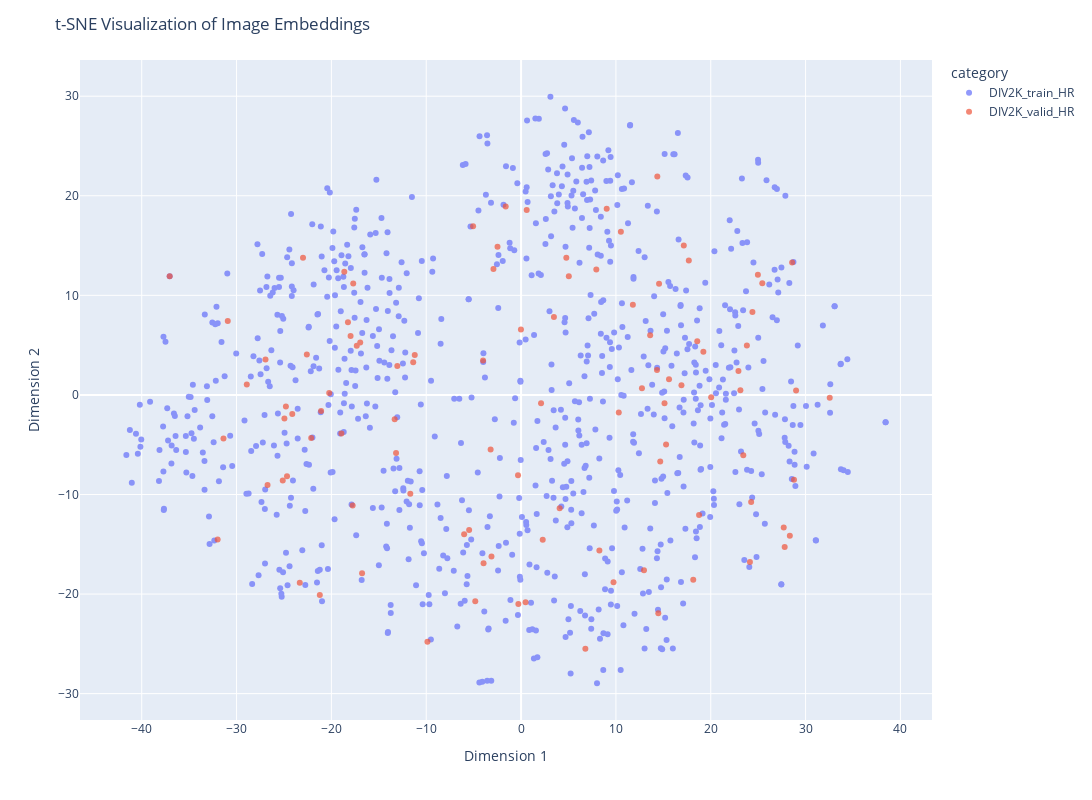

Here is the notebook cell this chart was saved with:
### Markdown cell above
## Why do similar images have close images?
- Preservation of Local structure: TSNE aims to preserve the local structure of the high-dimensional data in the 2D map. This means that imageas that are close \
in the high-dimensional space are also close in the 2D representation
- High Probability of being neighbors: TSNE assigns higher probabilites to pairs of points that are similar and places them closer together in the 2D space.

### Code cell
# Create the interactive plot
fig = px.scatter(
    df, 
    x='x', 
    y='y', 
    color='category',
    hover_data={'path': True, 'x': False, 'y': False}
)

# Add hover template to show path, x, and y coordinates
fig.update_traces(
    hovertemplate="<br>".join([
        "Path: %{customdata[0]}",
        "x: %{x}",
        "y: %{y}"
    ]),
    opacity = 0.7 # alpha value 
)

fig.update_layout(
    title='t-SNE Visualization of Image Embeddings',
    xaxis_title='Dimension 1',
    yaxis_title='Dimension 2',
    width=1200,
    height=800
)

fig.show()

### Figure 1 — Plotly figure (JSON) as saved in the notebook; plotly's stock layout.template omitted (floating-point values rounded to 4 significant figures; data arrays with more than 128 entries replaced by an {"elided": "..."} marker saying what was removed)
{"data": [{"customdata": {"elided": "801x1 str values"}, "hovertemplate": "Path: %{customdata[0]}<br>x: %{x}<br>y: %{y}", "legendgroup": "DIV2K_train_HR", "marker": {"color": "#636efa", "symbol": "circle"}, "mode": "markers", "name": "DIV2K_train_HR", "opacity": 0.7, "orientation": "v", "showlegend": true, "type": "scatter", "x": {"elided": "801 float values"}, "xaxis": "x", "y": {"elided": "801 float values"}, "yaxis": "y"}, {"customdata": [["C:\\Users\\lucas\\OneDrive - Hochschule Düsseldorf\\Uni_Drive\\DIV2k\\DIV2K_valid_HR\\DIV2K_valid_HR\\0801.png"], ["C:\\Users\\lucas\\OneDrive - Hochschule Düsseldorf\\Uni_Drive\\DIV2k\\DIV2K_valid_HR\\DIV2K_valid_HR\\0802.png"], ["C:\\Users\\lucas\\OneDrive - Hochschule Düsseldorf\\Uni_Drive\\DIV2k\\DIV2K_valid_HR\\DIV2K_valid_HR\\0803.png"], ["C:\\Users\\lucas\\OneDrive - Hochschule Düsseldorf\\Uni_Drive\\DIV2k\\DIV2K_valid_HR\\DIV2K_valid_HR\\0804.png"], ["C:\\Users\\lucas\\OneDrive - Hochschule Düsseldorf\\Uni_Drive\\DIV2k\\DIV2K_valid_HR\\DIV2K_valid_HR\\0805.png"], ["C:\\Users\\lucas\\OneDrive - Hochschule Düsseldorf\\Uni_Drive\\DIV2k\\DIV2K_valid_HR\\DIV2K_valid_HR\\0806.png"], ["C:\\Users\\lucas\\OneDrive - Hochschule Düsseldorf\\Uni_Drive\\DIV2k\\DIV2K_valid_HR\\DIV2K_valid_HR\\0807.png"], ["C:\\Users\\lucas\\OneDrive - Hochschule Düsseldorf\\Uni_Drive\\DIV2k\\DIV2K_valid_HR\\DIV2K_valid_HR\\0808.png"], ["C:\\Users\\lucas\\OneDrive - Hochschule Düsseldorf\\Uni_Drive\\DIV2k\\DIV2K_valid_HR\\DIV2K_valid_HR\\0809.png"], ["C:\\Users\\lucas\\OneDrive - Hochschule Düsseldorf\\Uni_Drive\\DIV2k\\DIV2K_valid_HR\\DIV2K_valid_HR\\0810.png"], ["C:\\Users\\lucas\\OneDrive - Hochschule Düsseldorf\\Uni_Drive\\DIV2k\\DIV2K_valid_HR\\DIV2K_valid_HR\\0811.png"], ["C:\\Users\\lucas\\OneDrive - Hochschule Düsseldorf\\Uni_Drive\\DIV2k\\DIV2K_valid_HR\\DIV2K_valid_HR\\0812.png"], ["C:\\Users\\lucas\\OneDrive - Hochschule Düsseldorf\\Uni_Drive\\DIV2k\\DIV2K_valid_HR\\DIV2K_valid_HR\\0813.png"], ["C:\\Users\\lucas\\OneDrive - Hochschule Düsseldorf\\Uni_Drive\\DIV2k\\DIV2K_valid_HR\\DIV2K_valid_HR\\0814.png"], ["C:\\Users\\lucas\\OneDrive - Hochschule Düsseldorf\\Uni_Drive\\DIV2k\\DIV2K_valid_HR\\DIV2K_valid_HR\\0815.png"], ["C:\\Users\\lucas\\OneDrive - Hochschule Düsseldorf\\Uni_Drive\\DIV2k\\DIV2K_valid_HR\\DIV2K_valid_HR\\0816.png"], ["C:\\Users\\lucas\\OneDrive - Hochschule Düsseldorf\\Uni_Drive\\DIV2k\\DIV2K_valid_HR\\DIV2K_valid_HR\\0817.png"], ["C:\\Users\\lucas\\OneDrive - Hochschule Düsseldorf\\Uni_Drive\\DIV2k\\DIV2K_valid_HR\\DIV2K_valid_HR\\0818.png"], ["C:\\Users\\lucas\\OneDrive - Hochschule Düsseldorf\\Uni_Drive\\DIV2k\\DIV2K_valid_HR\\DIV2K_valid_HR\\0819.png"], ["C:\\Users\\lucas\\OneDrive - Hochschule Düsseldorf\\Uni_Drive\\DIV2k\\DIV2K_valid_HR\\DIV2K_valid_HR\\0820.png"], ["C:\\Users\\lucas\\OneDrive - Hochschule Düsseldorf\\Uni_Drive\\DIV2k\\DIV2K_valid_HR\\DIV2K_valid_HR\\0821.png"], ["C:\\Users\\lucas\\OneDrive - Hochschule Düsseldorf\\Uni_Drive\\DIV2k\\DIV2K_valid_HR\\DIV2K_valid_HR\\0822.png"], ["C:\\Users\\lucas\\OneDrive - Hochschule Düsseldorf\\Uni_Drive\\DIV2k\\DIV2K_valid_HR\\DIV2K_valid_HR\\0823.png"], ["C:\\Users\\lucas\\OneDrive - Hochschule Düsseldorf\\Uni_Drive\\DIV2k\\DIV2K_valid_HR\\DIV2K_valid_HR\\0824.png"], ["C:\\Users\\lucas\\OneDrive - Hochschule Düsseldorf\\Uni_Drive\\DIV2k\\DIV2K_valid_HR\\DIV2K_valid_HR\\0825.png"], ["C:\\Users\\lucas\\OneDrive - Hochschule Düsseldorf\\Uni_Drive\\DIV2k\\DIV2K_valid_HR\\DIV2K_valid_HR\\0826.png"], ["C:\\Users\\lucas\\OneDrive - Hochschule Düsseldorf\\Uni_Drive\\DIV2k\\DIV2K_valid_HR\\DIV2K_valid_HR\\0827.png"], ["C:\\Users\\lucas\\OneDrive - Hochschule Düsseldorf\\Uni_Drive\\DIV2k\\DIV2K_valid_HR\\DIV2K_valid_HR\\0828.png"], ["C:\\Users\\lucas\\OneDrive - Hochschule Düsseldorf\\Uni_Drive\\DIV2k\\DIV2K_valid_HR\\DIV2K_valid_HR\\0829.png"], ["C:\\Users\\lucas\\OneDrive - Hochschule Düsseldorf\\Uni_Drive\\DIV2k\\DIV2K_valid_HR\\DIV2K_valid_HR\\0830.png"], ["C:\\Users\\lucas\\OneDrive - Hochschule Düsseldorf\\Uni_Drive\\DIV2k\\DIV2K_valid_HR\\DIV2K_valid_HR\\0831.png"], ["C:\\Users\\lucas\\OneDrive - Hochschule Düsseldorf\\Uni_Drive\\DIV2k\\DIV2K_valid_HR\\DIV2K_valid_HR\\0832.png"], ["C:\\Users\\lucas\\OneDrive - Hochschule Düsseldorf\\Uni_Drive\\DIV2k\\DIV2K_valid_HR\\DIV2K_valid_HR\\0833.png"], ["C:\\Users\\lucas\\OneDrive - Hochschule Düsseldorf\\Uni_Drive\\DIV2k\\DIV2K_valid_HR\\DIV2K_valid_HR\\0834.png"], ["C:\\Users\\lucas\\OneDrive - Hochschule Düsseldorf\\Uni_Drive\\DIV2k\\DIV2K_valid_HR\\DIV2K_valid_HR\\0835.png"], ["C:\\Users\\lucas\\OneDrive - Hochschule Düsseldorf\\Uni_Drive\\DIV2k\\DIV2K_valid_HR\\DIV2K_valid_HR\\0836.png"], ["C:\\Users\\lucas\\OneDrive - Hochschule Düsseldorf\\Uni_Drive\\DIV2k\\DIV2K_valid_HR\\DIV2K_valid_HR\\0837.png"], ["C:\\Users\\lucas\\OneDrive - Hochschule Düsseldorf\\Uni_Drive\\DIV2k\\DIV2K_valid_HR\\DIV2K_valid_HR\\0838.png"], ["C:\\Users\\lucas\\OneDrive - Hochschule Düsseldorf\\Uni_Drive\\DIV2k\\DIV2K_valid_HR\\DIV2K_valid_HR\\0839.png"], ["C:\\Users\\lucas\\OneDrive - Hochschule Düsseldorf\\Uni_Drive\\DIV2k\\DIV2K_valid_HR\\DIV2K_valid_HR\\0840.png"], ["C:\\Users\\lucas\\OneDrive - Hochschule Düsseldorf\\Uni_Drive\\DIV2k\\DIV2K_valid_HR\\DIV2K_valid_HR\\0841.png"], ["C:\\Users\\lucas\\OneDrive - Hochschule Düsseldorf\\Uni_Drive\\DIV2k\\DIV2K_valid_HR\\DIV2K_valid_HR\\0842.png"], ["C:\\Users\\lucas\\OneDrive - Hochschule Düsseldorf\\Uni_Drive\\DIV2k\\DIV2K_valid_HR\\DIV2K_valid_HR\\0843.png"], ["C:\\Users\\lucas\\OneDrive - Hochschule Düsseldorf\\Uni_Drive\\DIV2k\\DIV2K_valid_HR\\DIV2K_valid_HR\\0844.png"], ["C:\\Users\\lucas\\OneDrive - Hochschule Düsseldorf\\Uni_Drive\\DIV2k\\DIV2K_valid_HR\\DIV2K_valid_HR\\0845.png"], ["C:\\Users\\lucas\\OneDrive - Hochschule Düsseldorf\\Uni_Drive\\DIV2k\\DIV2K_valid_HR\\DIV2K_valid_HR\\0846.png"], ["C:\\Users\\lucas\\OneDrive - Hochschule Düsseldorf\\Uni_Drive\\DIV2k\\DIV2K_valid_HR\\DIV2K_valid_HR\\0847.png"], ["C:\\Users\\lucas\\OneDrive - Hochschule Düsseldorf\\Uni_Drive\\DIV2k\\DIV2K_valid_HR\\DIV2K_valid_HR\\0848.png"], ["C:\\Users\\lucas\\OneDrive - Hochschule Düsseldorf\\Uni_Drive\\DIV2k\\DIV2K_valid_HR\\DIV2K_valid_HR\\0849.png"], ["C:\\Users\\lucas\\OneDrive - Hochschule Düsseldorf\\Uni_Drive\\DIV2k\\DIV2K_valid_HR\\DIV2K_valid_HR\\0850.png"], ["C:\\Users\\lucas\\OneDrive - Hochschule Düsseldorf\\Uni_Drive\\DIV2k\\DIV2K_valid_HR\\DIV2K_valid_HR\\0851.png"], ["C:\\Users\\lucas\\OneDrive - Hochschule Düsseldorf\\Uni_Drive\\DIV2k\\DIV2K_valid_HR\\DIV2K_valid_HR\\0852.png"], ["C:\\Users\\lucas\\OneDrive - Hochschule Düsseldorf\\Uni_Drive\\DIV2k\\DIV2K_valid_HR\\DIV2K_valid_HR\\0853.png"], ["C:\\Users\\lucas\\OneDrive - Hochschule Düsseldorf\\Uni_Drive\\DIV2k\\DIV2K_valid_HR\\DIV2K_valid_HR\\0854.png"], ["C:\\Users\\lucas\\OneDrive - Hochschule Düsseldorf\\Uni_Drive\\DIV2k\\DIV2K_valid_HR\\DIV2K_valid_HR\\0855.png"], ["C:\\Users\\lucas\\OneDrive - Hochschule Düsseldorf\\Uni_Drive\\DIV2k\\DIV2K_valid_HR\\DIV2K_valid_HR\\0856.png"], ["C:\\Users\\lucas\\OneDrive - Hochschule Düsseldorf\\Uni_Drive\\DIV2k\\DIV2K_valid_HR\\DIV2K_valid_HR\\0857.png"], ["C:\\Users\\lucas\\OneDrive - Hochschule Düsseldorf\\Uni_Drive\\DIV2k\\DIV2K_valid_HR\\DIV2K_valid_HR\\0858.png"], ["C:\\Users\\lucas\\OneDrive - Hochschule Düsseldorf\\Uni_Drive\\DIV2k\\DIV2K_valid_HR\\DIV2K_valid_HR\\0859.png"], ["C:\\Users\\lucas\\OneDrive - Hochschule Düsseldorf\\Uni_Drive\\DIV2k\\DIV2K_valid_HR\\DIV2K_valid_HR\\0860.png"], ["C:\\Users\\lucas\\OneDrive - Hochschule Düsseldorf\\Uni_Drive\\DIV2k\\DIV2K_valid_HR\\DIV2K_valid_HR\\0861.png"], ["C:\\Users\\lucas\\OneDrive - Hochschule Düsseldorf\\Uni_Drive\\DIV2k\\DIV2K_valid_HR\\DIV2K_valid_HR\\0862.png"], ["C:\\Users\\lucas\\OneDrive - Hochschule Düsseldorf\\Uni_Drive\\DIV2k\\DIV2K_valid_HR\\DIV2K_valid_HR\\0863.png"], ["C:\\Users\\lucas\\OneDrive - Hochschule Düsseldorf\\Uni_Drive\\DIV2k\\DIV2K_valid_HR\\DIV2K_valid_HR\\0864.png"], ["C:\\Users\\lucas\\OneDrive - Hochschule Düsseldorf\\Uni_Drive\\DIV2k\\DIV2K_valid_HR\\DIV2K_valid_HR\\0865.png"], ["C:\\Users\\lucas\\OneDrive - Hochschule Düsseldorf\\Uni_Drive\\DIV2k\\DIV2K_valid_HR\\DIV2K_valid_HR\\0866.png"], ["C:\\Users\\lucas\\OneDrive - Hochschule Düsseldorf\\Uni_Drive\\DIV2k\\DIV2K_valid_HR\\DIV2K_valid_HR\\0867.png"], ["C:\\Users\\lucas\\OneDrive - Hochschule Düsseldorf\\Uni_Drive\\DIV2k\\DIV2K_valid_HR\\DIV2K_valid_HR\\0868.png"], ["C:\\Users\\lucas\\OneDrive - Hochschule Düsseldorf\\Uni_Drive\\DIV2k\\DIV2K_valid_HR\\DIV2K_valid_HR\\0869.png"], ["C:\\Users\\lucas\\OneDrive - Hochschule Düsseldorf\\Uni_Drive\\DIV2k\\DIV2K_valid_HR\\DIV2K_valid_HR\\0870.png"], ["C:\\Users\\lucas\\OneDrive - Hochschule Düsseldorf\\Uni_Drive\\DIV2k\\DIV2K_valid_HR\\DIV2K_valid_HR\\0871.png"], ["C:\\Users\\lucas\\OneDrive - Hochschule Düsseldorf\\Uni_Drive\\DIV2k\\DIV2K_valid_HR\\DIV2K_valid_HR\\0872.png"], ["C:\\Users\\lucas\\OneDrive - Hochschule Düsseldorf\\Uni_Drive\\DIV2k\\DIV2K_valid_HR\\DIV2K_valid_HR\\0873.png"], ["C:\\Users\\lucas\\OneDrive - Hochschule Düsseldorf\\Uni_Drive\\DIV2k\\DIV2K_valid_HR\\DIV2K_valid_HR\\0874.png"], ["C:\\Users\\lucas\\OneDrive - Hochschule Düsseldorf\\Uni_Drive\\DIV2k\\DIV2K_valid_HR\\DIV2K_valid_HR\\0875.png"], ["C:\\Users\\lucas\\OneDrive - Hochschule Düsseldorf\\Uni_Drive\\DIV2k\\DIV2K_valid_HR\\DIV2K_valid_HR\\0876.png"], ["C:\\Users\\lucas\\OneDrive - Hochschule Düsseldorf\\Uni_Drive\\DIV2k\\DIV2K_valid_HR\\DIV2K_valid_HR\\0877.png"], ["C:\\Users\\lucas\\OneDrive - Hochschule Düsseldorf\\Uni_Drive\\DIV2k\\DIV2K_valid_HR\\DIV2K_valid_HR\\0878.png"], ["C:\\Users\\lucas\\OneDrive - Hochschule Düsseldorf\\Uni_Drive\\DIV2k\\DIV2K_valid_HR\\DIV2K_valid_HR\\0879.png"], ["C:\\Users\\lucas\\OneDrive - Hochschule Düsseldorf\\Uni_Drive\\DIV2k\\DIV2K_valid_HR\\DIV2K_valid_HR\\0880.png"], ["C:\\Users\\lucas\\OneDrive - Hochschule Düsseldorf\\Uni_Drive\\DIV2k\\DIV2K_valid_HR\\DIV2K_valid_HR\\0881.png"], ["C:\\Users\\lucas\\OneDrive - Hochschule Düsseldorf\\Uni_Drive\\DIV2k\\DIV2K_valid_HR\\DIV2K_valid_HR\\0882.png"], ["C:\\Users\\lucas\\OneDrive - Hochschule Düsseldorf\\Uni_Drive\\DIV2k\\DIV2K_valid_HR\\DIV2K_valid_HR\\0883.png"], ["C:\\Users\\lucas\\OneDrive - Hochschule Düsseldorf\\Uni_Drive\\DIV2k\\DIV2K_valid_HR\\DIV2K_valid_HR\\0884.png"], ["C:\\Users\\lucas\\OneDrive - Hochschule Düsseldorf\\Uni_Drive\\DIV2k\\DIV2K_valid_HR\\DIV2K_valid_HR\\0885.png"], ["C:\\Users\\lucas\\OneDrive - Hochschule Düsseldorf\\Uni_Drive\\DIV2k\\DIV2K_valid_HR\\DIV2K_valid_HR\\0886.png"], ["C:\\Users\\lucas\\OneDrive - Hochschule Düsseldorf\\Uni_Drive\\DIV2k\\DIV2K_valid_HR\\DIV2K_valid_HR\\0887.png"], ["C:\\Users\\lucas\\OneDrive - Hochschule Düsseldorf\\Uni_Drive\\DIV2k\\DIV2K_valid_HR\\DIV2K_valid_HR\\0888.png"], ["C:\\Users\\lucas\\OneDrive - Hochschule Düsseldorf\\Uni_Drive\\DIV2k\\DIV2K_valid_HR\\DIV2K_valid_HR\\0889.png"], ["C:\\Users\\lucas\\OneDrive - Hochschule Düsseldorf\\Uni_Drive\\DIV2k\\DIV2K_valid_HR\\DIV2K_valid_HR\\0890.png"], ["C:\\Users\\lucas\\OneDrive - Hochschule Düsseldorf\\Uni_Drive\\DIV2k\\DIV2K_valid_HR\\DIV2K_valid_HR\\0891.png"], ["C:\\Users\\lucas\\OneDrive - Hochschule Düsseldorf\\Uni_Drive\\DIV2k\\DIV2K_valid_HR\\DIV2K_valid_HR\\0892.png"], ["C:\\Users\\lucas\\OneDrive - Hochschule Düsseldorf\\Uni_Drive\\DIV2k\\DIV2K_valid_HR\\DIV2K_valid_HR\\0893.png"], ["C:\\Users\\lucas\\OneDrive - Hochschule Düsseldorf\\Uni_Drive\\DIV2k\\DIV2K_valid_HR\\DIV2K_valid_HR\\0894.png"], ["C:\\Users\\lucas\\OneDrive - Hochschule Düsseldorf\\Uni_Drive\\DIV2k\\DIV2K_valid_HR\\DIV2K_valid_HR\\0895.png"], ["C:\\Users\\lucas\\OneDrive - Hochschule Düsseldorf\\Uni_Drive\\DIV2k\\DIV2K_valid_HR\\DIV2K_valid_HR\\0896.png"], ["C:\\Users\\lucas\\OneDrive - Hochschule Düsseldorf\\Uni_Drive\\DIV2k\\DIV2K_valid_HR\\DIV2K_valid_HR\\0897.png"], ["C:\\Users\\lucas\\OneDrive - Hochschule Düsseldorf\\Uni_Drive\\DIV2k\\DIV2K_valid_HR\\DIV2K_valid_HR\\0898.png"], ["C:\\Users\\lucas\\OneDrive - Hochschule Düsseldorf\\Uni_Drive\\DIV2k\\DIV2K_valid_HR\\DIV2K_valid_HR\\0899.png"], ["C:\\Users\\lucas\\OneDrive - Hochschule Düsseldorf\\Uni_Drive\\DIV2k\\DIV2K_valid_HR\\DIV2K_valid_HR\\0900.png"]], "hovertemplate": "Path: %{customdata[0]}<br>x: %{x}<br>y: %{y}", "legendgroup": "DIV2K_valid_HR", "marker": {"color": "#EF553B", "symbol": "circle"}, "mode": "markers", "name": "DIV2K_valid_HR", "opacity": 0.7, "orientation": "v", "showlegend": true, "type": "scatter", "x": [-20.23, -31.99, -25.13, 6.778, -17.7, 4.77, 5.034, 7.933, -18.64, -16.96, 9.029, 24.39, -3.122, 10.3, -24.95, 24.97, 2.105, 14.33, 0.4761, 24.13, 3.464, -22.59, 10.52, 2.282, 14.47, 15.12, -0.3225, 27.69, -26.95, 23.13, 12.96, -4.83, -17.76, 15.6, -1.62, 14.67, 9.747, -13.18, -24.8, -31.38, 24.26, -21.09, -30.93, -6.003, 28.34, 27.8, 4.067, -16.77, -2.485, 18.15, 12.74, 0.5939, -24.68, 17.69, -11.68, 14.37, -37.05, -24.13, -13.05, -0.2853, 18.77, -18.25, -22.99, 23.81, 19.22, -18.94, -4.009, 16.91, -17.98, -11.37, -9.874, -21.22, 28.78, 25.43, 29.0, 11.79, -5.061, 28.58, 20.04, -17.32, 13.61, -28.92, 14.55, 23.43, 17.16, -22.13, 18.58, -3.955, -23.34, 22.92, 15.29, -0.01551, -3.212, -5.476, -11.21, -13.33, 32.54, -26.73, -2.914, 8.258], "xaxis": "x", "y": [0.1863, -14.52, -8.603, -25.49, 11.2, 13.77, 11.91, 12.59, 12.38, 5.268, 18.69, 8.338, -16.22, -1.773, -2.362, 12.07, -0.8316, 2.499, -20.82, -16.78, 7.824, 4.061, 16.38, -14.54, -21.93, -0.8325, -8.072, -13.32, 3.545, 0.4658, -17.62, -20.73, -11.12, 1.578, 18.92, -6.699, -18.82, -5.84, -1.152, -4.387, -10.75, -1.627, 7.415, -13.98, -14.14, -15.27, -11.37, -17.91, 14.88, -18.57, 0.6711, 18.58, -8.169, 13.5, -9.915, 21.94, 11.91, -1.926, 2.893, -21.01, -12.06, 7.294, 13.78, 4.956, 4.324, -3.88, 3.465, 0.9621, 5.917, 3.278, -24.79, -20.08, -8.517, 11.21, 0.4556, 9.061, 16.95, 13.29, -0.2465, 4.926, 5.982, 1.051, 11.17, -6.07, 15.0, -4.324, 5.384, -16.9, -18.88, 2.408, -4.989, 6.56, -5.487, -13.56, 4.004, -2.454, -0.2973, -9.051, 12.64, -15.64], "yaxis": "y"}], "layout": {"height": 800, "legend": {"title": {"text": "category"}, "tracegroupgap": 0}, "margin": {"t": 60}, "title": {"text": "t-SNE Visualization of Image Embeddings"}, "width": 1200, "xaxis": {"anchor": "y", "domain": [0, 1], "title": {"text": "Dimension 1"}}, "yaxis": {"anchor": "x", "domain": [0, 1], "title": {"text": "Dimension 2"}}}}
